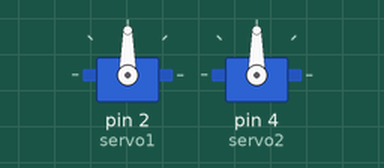
A sketch run on a simulated Arduino Uno, built with avr-gcc and run on an emulated ATmega328P. Shown: 2 × servo.

Above: at 2.05 s.
Timing chart, 0 to 6.6 s (numbered marks = the images above):
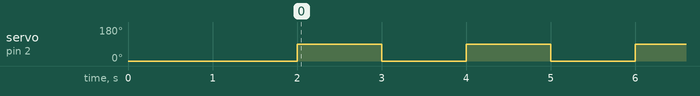

Measured:
- by itself, servo on pin 2 (servo1): alternates 90° for 1.0 s and 0° for 1.0 s

The sketch:

servo-1.ino
```cpp
#include <Servo.h>

Servo servo1; //servo1
Servo servo2; //servo2

void setup() {
servo1.attach(2); //D4
servo2.attach(4); //D2

//Servo 1
servo1.write(0);
delay(2000);
}

void loop() {
servo1.write(90);
delay(1000);

//servo2.write(0); //servo2

//delay(2000);

servo1.write(0);
//servo2.write(90); //servo2

delay(1000);

}

//servo2.write(0); //servo2
```
